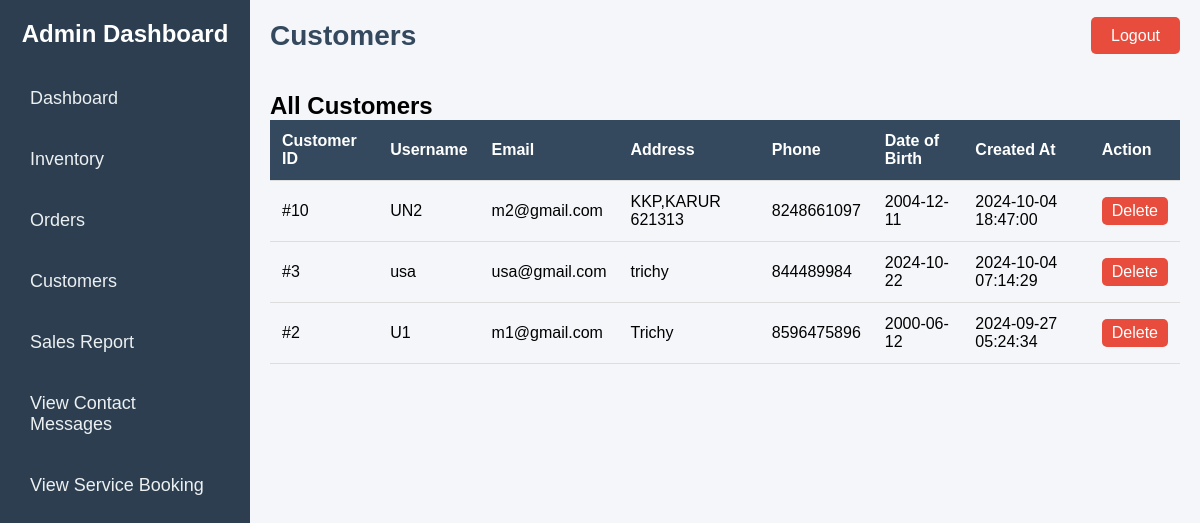
/Admin/customer.php, run on the app's committed database.
### tables this page shows
CREATE TABLE IF NOT EXISTS `user_profiles` (
  `id` int NOT NULL AUTO_INCREMENT,
  `user_id` int NOT NULL,
  `image` blob,
  `address` varchar(255) DEFAULT NULL,
  `phone` varchar(15) DEFAULT NULL,
  `date_of_birth` date DEFAULT NULL,
  PRIMARY KEY (`id`),
  KEY `user_id` (`user_id`)
);

CREATE TABLE IF NOT EXISTS `users` (
  `id` int NOT NULL AUTO_INCREMENT,
  `username` varchar(50) NOT NULL,
  `email` varchar(100) NOT NULL,
  `password` varchar(255) NOT NULL,
  `created_at` timestamp NULL DEFAULT CURRENT_TIMESTAMP,
  PRIMARY KEY (`id`),
  UNIQUE KEY `username` (`username`),
  UNIQUE KEY `email` (`email`)
);

### Admin/customer.php (the view, shortened to what this page needs)
<!DOCTYPE html>
<html lang="en">
<head>
  <link rel="stylesheet" href="Dashboard.css">
</head>
<body>
  <?php
        require '../db.php';
  $customersQuery = "
    SELECT users.id, users.username, users.email, users.created_at,
           user_profiles.address, user_profiles.phone, user_profiles.date_of_birth
    FROM users
    LEFT JOIN user_profiles ON users.id = user_profiles.user_id
    WHERE users.username != 'Admin'
    ORDER BY users.created_at DESC";
  $customersResult = $conn->query($customersQuery);
  ?>
  <div class="sidebar">
    <h2>Admin Dashboard</h2>
    <ul>
      <li><a href="Dashboard.php">Dashboard</a></li>
      <li><a href="inventory.php">Inventory</a></li>
      <li><a href="orders.php">Orders</a></li>
      <li><a href="#" class="active">Customers</a></li>
      <li><a href="salesreport.php" >Sales Report</a></li>
      <li><a href="view_contactmsg.php" >View Contact Messages</a></li>
      <li><a href="view_servicebooking.php" >View Service Booking</a></li>
    </ul>
  </div>
  <div class="main-content">
    <div class="header">
      <h1>Customers</h1>
      <div class="logout">
        <a href="../Login-Signup/logout.php">Logout</a>
      </div>
    </div>
    <div class="recent-customers">
      <h2>All Customers</h2>
      <table>
        <thead>
          <tr>
            <th>Customer ID</th>
            <th>Username</th>
            <th>Email</th>
            <th>Address</th>
            <th>Phone</th>
            <th>Date of Birth</th>
            <th>Created At</th>
            <th>Action</th>
          </tr>
        </thead>
        <tbody>
          <?php
          if ($customersResult->num_rows > 0) {
            while ($customer = $customersResult->fetch_assoc()) {
              echo "<tr>
                      <td>#{$customer['id']}</td>
                      <td>{$customer['username']}</td>
                      <td>{$customer['email']}</td>
                      <td>{$customer['address']}</td>
                      <td>{$customer['phone']}</td>
                      <td>{$customer['date_of_birth']}</td>
                      <td>{$customer['created_at']}</td>
                      <td>
                        <a href='delete_customer.php?customer_id={$customer['id']}' class='delete-btn'>Delete</a>
                      </td>
                    </tr>";
            }
          } else {
            echo "<tr><td colspan='8'>No customers found.</td></tr>";
          }
          ?>
        </tbody>
      </table>
    </div>
  </div>
</body>
</html>

### Admin/Dashboard.css (style rules this page uses)
* { margin: 0; padding: 0; box-sizing: border-box; font-family: "Arial", sans-serif; }
body { display: flex; min-height: 100vh; background-color: #f4f6f9; }
a { text-decoration: none; color: inherit; }
ul { list-style-type: none; }
.sidebar { width: 250px; background-color: #2c3e50; color: white; padding: 20px; height: 100vh; position: fixed; top: 0; left: 0; }
.sidebar h2 { text-align: center; margin-bottom: 30px; font-size: 24px; }
.sidebar ul { padding: 0; }
.sidebar ul li { margin: 20px 0; }
.sidebar ul li a { font-size: 18px; color: #ecf0f1; display: block; padding: 10px; border-radius: 5px; transition: 0.3s; }
.main-content { margin-left: 250px; padding: 20px; width: calc(100% - 250px); }
.header { display: flex; justify-content: space-between; align-items: center; margin-bottom: 40px; }
.header h1 { font-size: 28px; color: #34495e; }
.logout a { padding: 10px 20px; background-color: #e74c3c; color: white; border-radius: 5px; transition: 0.3s; }
table { width: 100%; border-collapse: collapse; text-align: left; }
thead th { background-color: #34495e; color: white; padding: 12px; }
tbody tr:nth-child(even) { background-color: #f4f6f9; }
tbody td { padding: 12px; }
td, th { border-bottom: 1px solid #ddd; }
.delete-btn { background-color: #e74c3c; color: white; padding: 5px 10px; text-align: center; border-radius: 5px; display: inline-block; transition: background-color 0.3s; }

### data on the page
user_profiles: user "10", user.username "UN2", user.email "m2@gmail.com", address "KKP,KARUR 621313", phone "8248661097", date_of_birth "2004-12-11", user.created_at "2024-10-04 18:47:00"
user_profiles: user "3", user.username "usa", user.email "usa@gmail.com", address "trichy", phone "844489984", date_of_birth "2024-10-22", user.created_at "2024-10-04 07:14:29"
user_profiles: user "2", user.username "U1", user.email "m1@gmail.com", address "Trichy", phone "8596475896", date_of_birth "2000-06-12", user.created_at "2024-09-27 05:24:34"
